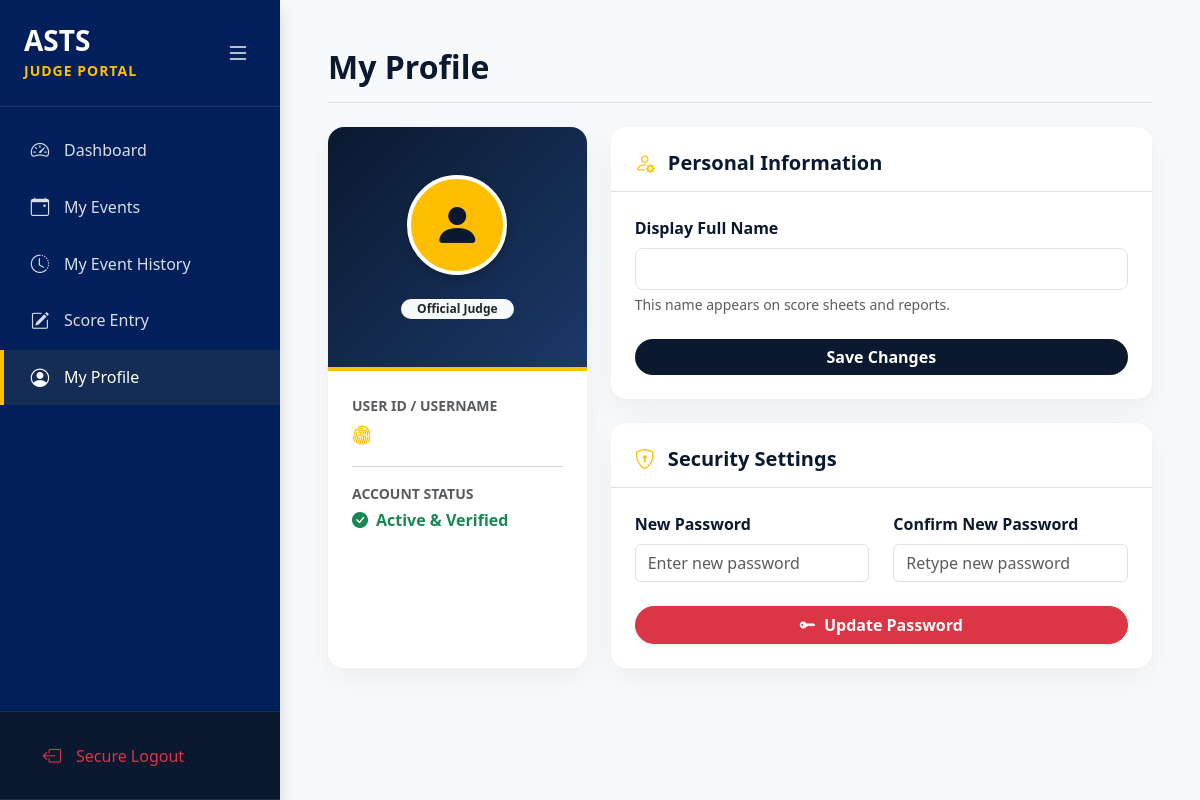
Page /ASTS/judge/profile.php on the earlier database version.
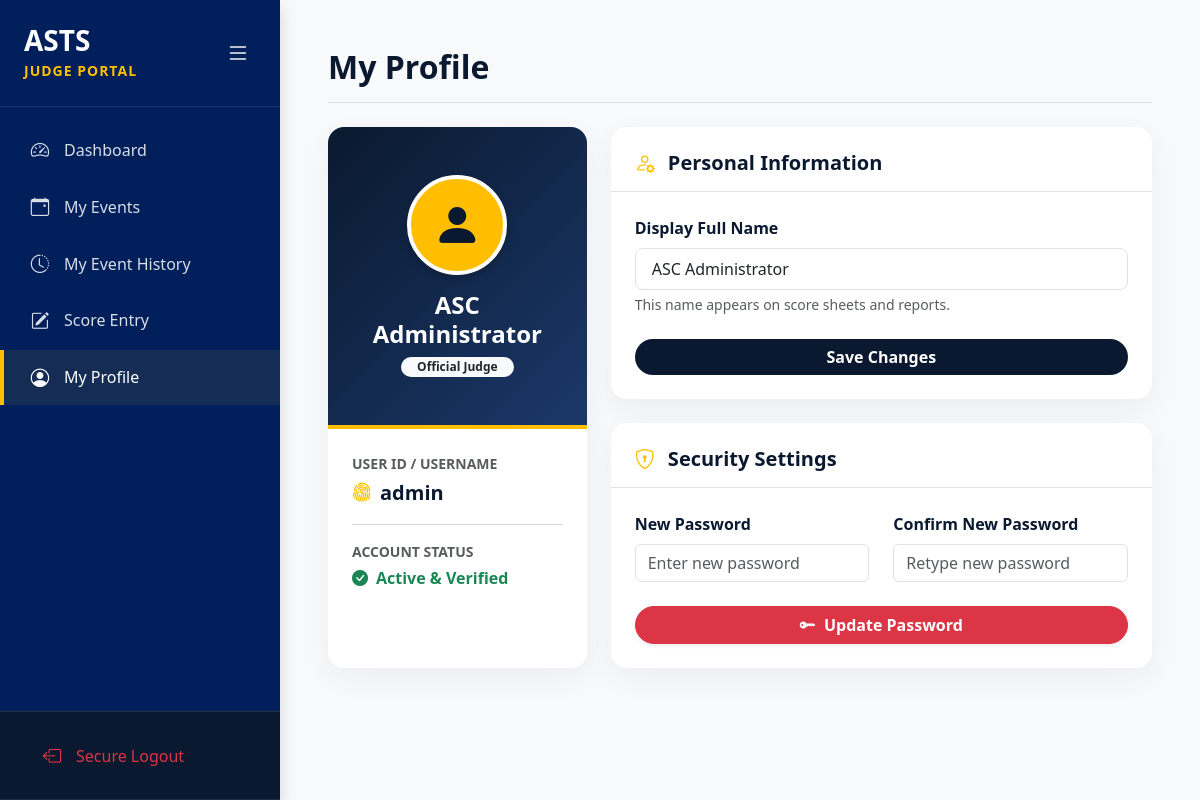
Same page on the later database version.
### tables this page shows
CREATE TABLE users (
    id INT AUTO_INCREMENT PRIMARY KEY,
    username VARCHAR(50) NOT NULL UNIQUE,
    password VARCHAR(255) NOT NULL,
    full_name VARCHAR(100) NOT NULL,
    role ENUM('admin', 'judge') NOT NULL DEFAULT 'judge',
    approval_status ENUM('pending', 'approved', 'rejected', 'suspended') NOT NULL DEFAULT 'approved',
    created_at TIMESTAMP DEFAULT CURRENT_TIMESTAMP
);

### ASTS/judge/profile.php (the view, shortened to what this page needs)
<?php
require_once '../db.php';
$judge_id = $_SESSION['user_id'] ?? 1;
try {
    $stmt = $pdo->prepare("SELECT username, full_name FROM users WHERE id = :id");
    $stmt->execute(['id' => $judge_id]);
    $user = $stmt->fetch(PDO::FETCH_ASSOC);
} catch (PDOException $e) {
    $user = ['username' => '', 'full_name' => ''];
}
?>
<!DOCTYPE html>
<html lang="en">
<head>
    <link href="https://cdn.jsdelivr.net/npm/bootstrap@5.3.2/dist/css/bootstrap.min.css" rel="stylesheet">
    <link rel="stylesheet" href="https://cdn.jsdelivr.net/npm/bootstrap-icons@1.11.1/font/bootstrap-icons.css">
</head>
<body class="d-flex align-items-start">
    <?php include '../includes/judge_sidebar.php'; ?>
    <div class="main-content flex-grow-1 p-4 p-md-5">
        <div class="d-flex justify-content-between align-items-end mb-4 pb-3 border-bottom responsive-stack">
            <div>
                <h2 class="fw-bolder text-midnight mb-0">My Profile</h2>
            </div>
        </div>
        <div class="row g-4">
            <div class="col-lg-5 col-xl-4">
                <div class="card card-custom text-center h-100">
                    <div class="profile-header d-flex flex-column align-items-center">
                        <div class="profile-avatar">
                            <i class="bi bi-person-fill"></i>
                        </div>
                        <h4 class="fw-bold mb-0"><?= htmlspecialchars($user['full_name']) ?></h4>
                        <span class="badge bg-light text-dark mt-2 px-3 py-1 rounded-pill fw-semibold">Official Judge</span>
                    </div>
                    <div class="card-body p-4 bg-white text-start">
                        <div class="mb-3">
                            <small class="text-muted fw-bold text-uppercase d-block mb-1">User ID / Username</small>
                            <p class="fw-semibold text-midnight mb-0 fs-5"><i class="bi bi-fingerprint me-2 text-amber"></i><?= htmlspecialchars($user['username']) ?></p>
                        </div>
                        <hr class="text-muted">
                        <div>
                            <small class="text-muted fw-bold text-uppercase d-block mb-1">Account Status</small>
                            <p class="fw-semibold text-success mb-0"><i class="bi bi-check-circle-fill me-2"></i>Active & Verified</p>
                        </div>
                    </div>
                </div>
            </div>
            <div class="col-lg-7 col-xl-8">
                <div class="card card-custom bg-white mb-4">
                    <div class="card-header bg-white border-bottom pt-4 pb-3 px-4">
                        <h5 class="fw-bold text-midnight mb-0"><i class="bi bi-person-gear text-amber me-2"></i> Personal Information</h5>
                    </div>
                    <div class="card-body p-4">
                        <form action="profile.php" method="POST">
                            <div class="mb-4">
                                <label class="form-label text-midnight fw-semibold">Display Full Name</label>
                                <input type="text" class="form-control form-control-lg fs-6" name="full_name" value="<?= htmlspecialchars($user['full_name']) ?>" required>
                                <div class="form-text">This name appears on score sheets and reports.</div>
                            </div>
                            <button type="submit" class="btn btn-midnight rounded-pill px-4 w-100 w-md-auto">Save Changes</button>
                        </form>
                    </div>
                </div>
                <div class="card card-custom bg-white">
                    <div class="card-header bg-white border-bottom pt-4 pb-3 px-4">
                        <h5 class="fw-bold text-midnight mb-0"><i class="bi bi-shield-lock text-amber me-2"></i> Security Settings</h5>
                    </div>
                    <div class="card-body p-4">
                        <form action="profile.php" method="POST">
                            <div class="row">
                                <div class="col-md-6 mb-3">
                                    <label class="form-label text-midnight fw-semibold">New Password</label>
                                    <input type="password" class="form-control" name="new_password" required minlength="8" placeholder="Enter new password">
                                </div>
                                <div class="col-md-6 mb-4">
                                    <label class="form-label text-midnight fw-semibold">Confirm New Password</label>
                                    <input type="password" class="form-control" name="confirm_password" required minlength="8" placeholder="Retype new password">
                                </div>
                            </div>
                            <button type="submit" class="btn btn-danger rounded-pill px-4 fw-bold shadow-sm w-100 w-md-auto">
                                <i class="bi bi-key-fill me-1"></i> Update Password
                            </button>
                        </form>
                    </div>
                </div>
            </div>
        </div>
    </div>
</body>
</html>

### ASTS/includes/judge_sidebar.php (shortened to what this page needs)
<?php
$current_page = basename($_SERVER['PHP_SELF']);
?>
<div class="judge-sidebar d-flex flex-column flex-shrink-0 shadow">
    <div class="sidebar-brand p-4 d-flex justify-content-between align-items-center">
        <div class="brand-text-container text-start">
            <h3 class="fw-bolder mb-0 text-white">ASTS</h3>
            <span class="sidebar-brand-text small fw-bold text-uppercase">Judge Portal</span>
        </div>
        <button id="sidebarToggle" title="Toggle Sidebar">
            <i class="bi bi-list fs-4"></i>
        </button>
    </div>
    <div class="sidebar-scrollable w-100 py-3">
        <ul class="nav flex-column w-100">
            <li class="sidebar-nav-item">
                <a href="judgedashboard.php" class="nav-link sidebar-link <?= ($current_page == 'judgedashboard.php') ? 'active' : '' ?>">
                    <i class="bi bi-speedometer2 sidebar-icon"></i> <span class="nav-text">Dashboard</span>
                </a>
            </li>
            <li class="sidebar-nav-item">
                <a href="my_events.php" class="nav-link sidebar-link <?= ($current_page == 'my_events.php') ? 'active' : '' ?>">
                    <i class="bi bi-calendar-event sidebar-icon"></i> <span class="nav-text">My Events</span>
                </a>
            </li>
            <li class="sidebar-nav-item">
                <a href="history.php" class="nav-link sidebar-link <?= ($current_page == 'history.php') ? 'active' : '' ?>">
                    <i class="bi bi-clock-history sidebar-icon"></i> <span class="nav-text">My Event History</span>
                </a>
            </li>
            <li class="sidebar-nav-item">
                <a href="score_entry.php" class="nav-link sidebar-link <?= ($current_page == 'score_entry.php') ? 'active' : '' ?>">
                    <i class="bi bi-pencil-square sidebar-icon"></i> <span class="nav-text">Score Entry</span>
                </a>
            </li>
            <li class="sidebar-nav-item">
                <a href="profile.php" class="nav-link sidebar-link <?= ($current_page == 'profile.php') ? 'active' : '' ?>">
                    <i class="bi bi-person-circle sidebar-icon"></i> <span class="nav-text">My Profile</span>
                </a>
            </li>
        </ul>
    </div>
    <div class="sidebar-brand p-3 mt-auto bg-midnight" style="border-top: 1px solid rgba(255, 255, 255, 0.1);">
        <a href="../logout.php" class="nav-link sidebar-link text-danger border-0">
            <i class="bi bi-box-arrow-left sidebar-icon"></i> <span class="nav-text">Secure Logout</span>
        </a>
    </div>
</div>

### ASTS/judge/profile.php (style rules this page uses)
* { -webkit-tap-highlight-color: transparent !important; }
input, textarea, select, .form-control { -webkit-user-select: text; -moz-user-select: text; -ms-user-select: text; user-select: text; cursor: text; }
a, button, .btn, label, .input-group-text, .page-link, select, option { cursor: pointer; }
body { background-color: #F4F7F6; font-family: 'Segoe UI', Tahoma, Geneva, Verdana, sans-serif; overflow-x: hidden; -webkit-user-select: none; -moz-user-select: none; -ms-user-select: none; user-select: none; cursor: default; }
.main-content { min-height: 100vh; background-color: #F8F9FA; width: calc(100% - 280px); transition: all 0.3s ease; }
.text-midnight { color: #0A192F !important; }
.bg-midnight { background-color: #0A192F !important; }
.text-amber { color: #FFBF00 !important; }
.btn-midnight { background-color: #0A192F; color: #FFFFFF; font-weight: 600; border: none; transition: all 0.2s ease; }
.card-custom { border: none; border-radius: 16px; box-shadow: 0 10px 30px rgba(0,0,0,0.05); overflow: hidden; }
.profile-header { background: linear-gradient(135deg, #0A192F 0%, #1b3869 100%); color: white; padding: 3rem 2rem; border-bottom: 4px solid #FFBF00; }
.profile-avatar { width: 100px; height: 100px; background-color: #FFBF00; color: #0A192F; border-radius: 50%; display: flex; align-items: center; justify-content: center; font-size: 3rem; font-weight: bold; margin-bottom: 1rem; border: 4px solid white; box-shadow: 0 4px 10px rgba(0,0,0,0.2); }

### ASTS/includes/judge_sidebar.php (style rules this page uses)
.judge-sidebar { background-color: #011F5B; height: 100vh; width: 280px; color: #FFFFFF; transition: all 0.3s ease; z-index: 1000; position: sticky; top: 0; overflow: hidden; }
.sidebar-brand { border-bottom: 1px solid rgba(255, 255, 255, 0.1); transition: all 0.3s ease; }
.sidebar-brand-text { color: #FFBF00; letter-spacing: 1px; }
#sidebarToggle { color: #FFFFFF; background: transparent; border: none; cursor: pointer; transition: color 0.2s ease; }
.sidebar-scrollable { flex-grow: 1; overflow-y: auto; overflow-x: hidden; scrollbar-width: thin; scrollbar-color: rgba(255, 255, 255, 0.15) transparent; }
.sidebar-nav-item { margin-bottom: 2px; }
.nav-link.sidebar-link { color: rgba(255, 255, 255, 0.85); padding: 0.85rem 1.5rem; border-radius: 0; border-left: 4px solid transparent; transition: all 0.2s ease-in-out; font-weight: 500; display: flex; align-items: center; white-space: nowrap; }
.nav-link.sidebar-link:hover, .nav-link.sidebar-link.active { color: #FFFFFF; background-color: rgba(255, 191, 0, 0.08); border-left: 4px solid #FFBF00; }
.sidebar-icon { margin-right: 12px; font-size: 1.15rem; width: 24px; text-align: center; transition: all 0.3s ease; }

Differences in the rows shown:
added users: full_name "ASC Administrator", username "admin"
